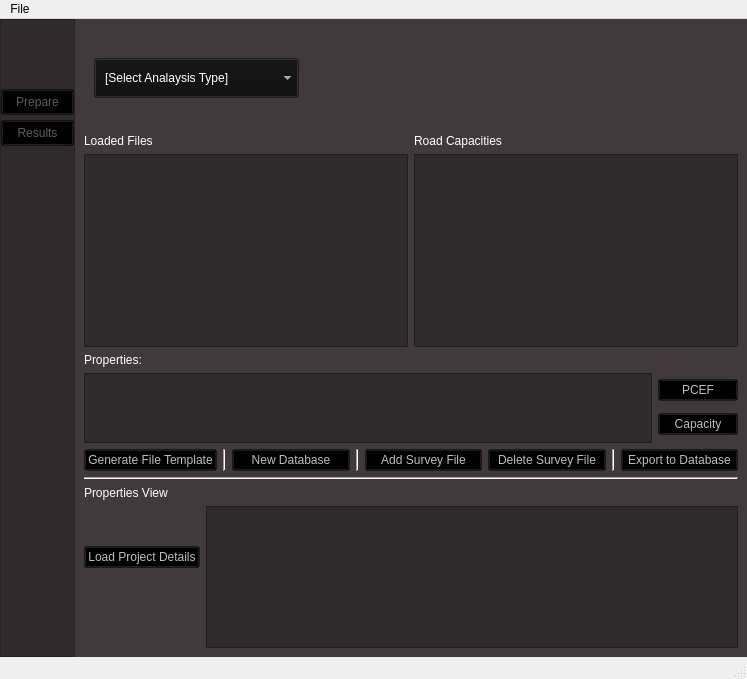
<?xml version="1.0" encoding="UTF-8"?>
<ui version="4.0">
 <class>MainWindow</class>
 <widget class="QMainWindow" name="MainWindow">
  <property name="geometry">
   <rect>
    <x>0</x>
    <y>0</y>
    <width>747</width>
    <height>679</height>
   </rect>
  </property>
  <property name="windowTitle">
   <string>MainWindow</string>
  </property>
  <widget class="QWidget" name="centralwidget">
   <property name="styleSheet">
    <string notr="true">


QWidget#centralwidget{
background-color: rgb(66, 57, 61);
}

QTableWidget, QComboBox, QListWidget, QColumnView{
background-color:rgba(16, 15, 15, 95);
color:white;
}

QComboBox{
margin-top:30%;
margin-bottom:30%;
padding:10px;
}


QLabel{
color:white}
</string>
   </property>
   <layout class="QHBoxLayout" name="horizontalLayout" stretch="1,9">
    <property name="spacing">
     <number>0</number>
    </property>
    <property name="leftMargin">
     <number>0</number>
    </property>
    <property name="topMargin">
     <number>0</number>
    </property>
    <property name="rightMargin">
     <number>0</number>
    </property>
    <property name="bottomMargin">
     <number>0</number>
    </property>
    <item>
     <widget class="QFrame" name="i_o_frame">
      <property name="styleSheet">
       <string notr="true">*{
background-color:rgb(16, 15, 15);
}

QFrame#i_o_frame {

	background-color:rgb(49, 42, 44);
	}

QPushButton{
	color:rgba(255, 255, 255, 95);
	font: 15pt &quot;Futura&quot;;
	padding-top:5px;
	padding-bottom:5px;
	margin-top:5px;
	background:rgba(0,0,0,30);
	}

QPushButton:hover {
	background:rgba(0,0,0,50);
	}</string>
      </property>
      <property name="frameShape">
       <enum>QFrame::StyledPanel</enum>
      </property>
      <property name="frameShadow">
       <enum>QFrame::Raised</enum>
      </property>
      <layout class="QVBoxLayout" name="verticalLayout" stretch="1,2,2,8">
       <property name="spacing">
        <number>0</number>
       </property>
       <property name="leftMargin">
        <number>0</number>
       </property>
       <property name="topMargin">
        <number>0</number>
       </property>
       <property name="rightMargin">
        <number>0</number>
       </property>
       <property name="bottomMargin">
        <number>0</number>
       </property>
       <item>
        <spacer name="verticalSpacer_2">
         <property name="orientation">
          <enum>Qt::Vertical</enum>
         </property>
         <property name="sizeHint" stdset="0">
          <size>
           <width>20</width>
           <height>40</height>
          </size>
         </property>
        </spacer>
       </item>
       <item>
        <widget class="QPushButton" name="prepareButton">
         <property name="text">
          <string>Prepare</string>
         </property>
        </widget>
       </item>
       <item>
        <widget class="QPushButton" name="resultsButton">
         <property name="text">
          <string>Results</string>
         </property>
        </widget>
       </item>
       <item>
        <spacer name="verticalSpacer">
         <property name="orientation">
          <enum>Qt::Vertical</enum>
         </property>
         <property name="sizeHint" stdset="0">
          <size>
           <width>20</width>
           <height>40</height>
          </size>
         </property>
        </spacer>
       </item>
      </layout>
     </widget>
    </item>
    <item>
     <widget class="QWidget" name="prepareWidget" native="true">
      <property name="styleSheet">
       <string notr="true">QPushButton{
background-color: rgba(0,0,0,30);
color:rgb(190, 190, 190)

}

QPushButton:hover{
background-color: rgba(0,0,0,50);}</string>
      </property>
      <layout class="QVBoxLayout" name="verticalLayout_2" stretch="0,3,0,1,0,1,0,2">
       <item>
        <layout class="QHBoxLayout" name="logo_and_select" stretch="5,3,0">
         <property name="leftMargin">
          <number>10</number>
         </property>
         <property name="rightMargin">
          <number>10</number>
         </property>
         <item>
          <widget class="QComboBox" name="type_select">
           <property name="sizePolicy">
            <sizepolicy hsizetype="Preferred" vsizetype="Expanding">
             <horstretch>0</horstretch>
             <verstretch>0</verstretch>
            </sizepolicy>
           </property>
           <property name="placeholderText">
            <string>[Select Analaysis Type]</string>
           </property>
          </widget>
         </item>
         <item>
          <spacer name="hspacer_logo">
           <property name="orientation">
            <enum>Qt::Horizontal</enum>
           </property>
           <property name="sizeHint" stdset="0">
            <size>
             <width>40</width>
             <height>20</height>
            </size>
           </property>
          </spacer>
         </item>
         <item>
          <widget class="QLabel" name="logo">
           <property name="sizePolicy">
            <sizepolicy hsizetype="Minimum" vsizetype="Minimum">
             <horstretch>0</horstretch>
             <verstretch>0</verstretch>
            </sizepolicy>
           </property>
           <property name="minimumSize">
            <size>
             <width>300</width>
             <height>100</height>
            </size>
           </property>
           <property name="maximumSize">
            <size>
             <width>300</width>
             <height>100</height>
            </size>
           </property>
           <property name="text">
            <string/>
           </property>
           <property name="pixmap">
            <pixmap resource="design.qrc">:/ui/erc_logo.png</pixmap>
           </property>
           <property name="scaledContents">
            <bool>true</bool>
           </property>
          </widget>
         </item>
        </layout>
       </item>
       <item>
        <layout class="QHBoxLayout" name="filesCapacitiesLayout">
         <item>
          <layout class="QVBoxLayout" name="loadedFilesLayout">
           <item>
            <widget class="QLabel" name="loadedFilesLabel">
             <property name="text">
              <string>Loaded Files</string>
             </property>
            </widget>
           </item>
           <item>
            <widget class="QListWidget" name="ingest_data_list"/>
           </item>
          </layout>
         </item>
         <item>
          <layout class="QVBoxLayout" name="capacityFileLayout">
           <item>
            <widget class="QLabel" name="roadCapacityLabel">
             <property name="text">
              <string>Road Capacities</string>
             </property>
            </widget>
           </item>
           <item>
            <widget class="QListWidget" name="capacityTable"/>
           </item>
          </layout>
         </item>
        </layout>
       </item>
       <item>
        <widget class="QLabel" name="propertiesLabel">
         <property name="text">
          <string>Properties:</string>
         </property>
        </widget>
       </item>
       <item>
        <layout class="QHBoxLayout" name="horizontalLayout_3">
         <property name="rightMargin">
          <number>0</number>
         </property>
         <item>
          <widget class="QTableWidget" name="properties_view"/>
         </item>
         <item>
          <layout class="QVBoxLayout" name="propertiesLayout">
           <item>
            <widget class="QPushButton" name="pcefButton">
             <property name="sizePolicy">
              <sizepolicy hsizetype="Minimum" vsizetype="Maximum">
               <horstretch>0</horstretch>
               <verstretch>0</verstretch>
              </sizepolicy>
             </property>
             <property name="text">
              <string>PCEF</string>
             </property>
            </widget>
           </item>
           <item>
            <widget class="QPushButton" name="capacityButton">
             <property name="text">
              <string>Capacity</string>
             </property>
            </widget>
           </item>
          </layout>
         </item>
        </layout>
       </item>
       <item>
        <layout class="QHBoxLayout" name="button_controls">
         <item>
          <widget class="QPushButton" name="templateButton">
           <property name="sizePolicy">
            <sizepolicy hsizetype="Minimum" vsizetype="Expanding">
             <horstretch>0</horstretch>
             <verstretch>0</verstretch>
            </sizepolicy>
           </property>
           <property name="text">
            <string>Generate File Template</string>
           </property>
          </widget>
         </item>
         <item>
          <widget class="Line" name="line_2">
           <property name="frameShadow">
            <enum>QFrame::Sunken</enum>
           </property>
           <property name="orientation">
            <enum>Qt::Vertical</enum>
           </property>
          </widget>
         </item>
         <item>
          <widget class="QPushButton" name="newDataBaseButton">
           <property name="sizePolicy">
            <sizepolicy hsizetype="Minimum" vsizetype="Minimum">
             <horstretch>0</horstretch>
             <verstretch>0</verstretch>
            </sizepolicy>
           </property>
           <property name="text">
            <string>New Database</string>
           </property>
          </widget>
         </item>
         <item>
          <widget class="Line" name="line_3">
           <property name="orientation">
            <enum>Qt::Vertical</enum>
           </property>
          </widget>
         </item>
         <item>
          <widget class="QPushButton" name="addButton">
           <property name="sizePolicy">
            <sizepolicy hsizetype="Minimum" vsizetype="Expanding">
             <horstretch>0</horstretch>
             <verstretch>0</verstretch>
            </sizepolicy>
           </property>
           <property name="text">
            <string>Add Survey File</string>
           </property>
          </widget>
         </item>
         <item>
          <widget class="QPushButton" name="deleteSurveyButton">
           <property name="sizePolicy">
            <sizepolicy hsizetype="Minimum" vsizetype="Minimum">
             <horstretch>0</horstretch>
             <verstretch>0</verstretch>
            </sizepolicy>
           </property>
           <property name="text">
            <string>Delete Survey File</string>
           </property>
          </widget>
         </item>
         <item>
          <widget class="Line" name="line_4">
           <property name="orientation">
            <enum>Qt::Vertical</enum>
           </property>
          </widget>
         </item>
         <item>
          <widget class="QPushButton" name="exportButton">
           <property name="sizePolicy">
            <sizepolicy hsizetype="Minimum" vsizetype="Expanding">
             <horstretch>0</horstretch>
             <verstretch>0</verstretch>
            </sizepolicy>
           </property>
           <property name="text">
            <string>Export to Database</string>
           </property>
          </widget>
         </item>
        </layout>
       </item>
       <item>
        <widget class="Line" name="line">
         <property name="orientation">
          <enum>Qt::Horizontal</enum>
         </property>
        </widget>
       </item>
       <item>
        <widget class="QLabel" name="filesPreview">
         <property name="text">
          <string>Properties View</string>
         </property>
        </widget>
       </item>
       <item>
        <layout class="QHBoxLayout" name="preview" stretch="0,8">
         <item>
          <layout class="QVBoxLayout" name="verticalLayout_3" stretch="0,1,8">
           <item>
            <spacer name="verticalSpacer_4">
             <property name="orientation">
              <enum>Qt::Vertical</enum>
             </property>
             <property name="sizeHint" stdset="0">
              <size>
               <width>20</width>
               <height>40</height>
              </size>
             </property>
            </spacer>
           </item>
           <item>
            <widget class="QPushButton" name="savePreviewButton">
             <property name="text">
              <string>Load Project Details</string>
             </property>
            </widget>
           </item>
           <item>
            <spacer name="verticalSpacer_3">
             <property name="orientation">
              <enum>Qt::Vertical</enum>
             </property>
             <property name="sizeHint" stdset="0">
              <size>
               <width>20</width>
               <height>40</height>
              </size>
             </property>
            </spacer>
           </item>
          </layout>
         </item>
         <item>
          <widget class="QTableWidget" name="previewTable"/>
         </item>
        </layout>
       </item>
      </layout>
     </widget>
    </item>
   </layout>
  </widget>
  <widget class="QMenuBar" name="menubar">
   <property name="geometry">
    <rect>
     <x>0</x>
     <y>0</y>
     <width>747</width>
     <height>21</height>
    </rect>
   </property>
   <widget class="QMenu" name="menuFile">
    <property name="title">
     <string>File</string>
    </property>
    <addaction name="actionLoad_File_Ctrl_O"/>
    <addaction name="actionChange_Default_Template_Output"/>
    <addaction name="actionChange_HTML_Output"/>
   </widget>
   <addaction name="menuFile"/>
  </widget>
  <widget class="QStatusBar" name="statusbar"/>
  <action name="actionLoad_File_Ctrl_O">
   <property name="text">
    <string>Load File (Ctrl+O)</string>
   </property>
  </action>
  <action name="actionChange_Default_Template_Output">
   <property name="text">
    <string>Change Default Template Output</string>
   </property>
  </action>
  <action name="actionChange_HTML_Output">
   <property name="text">
    <string>Change HTML Output</string>
   </property>
  </action>
 </widget>
 <resources>
  <include location="design.qrc"/>
 </resources>
 <connections/>
</ui>
